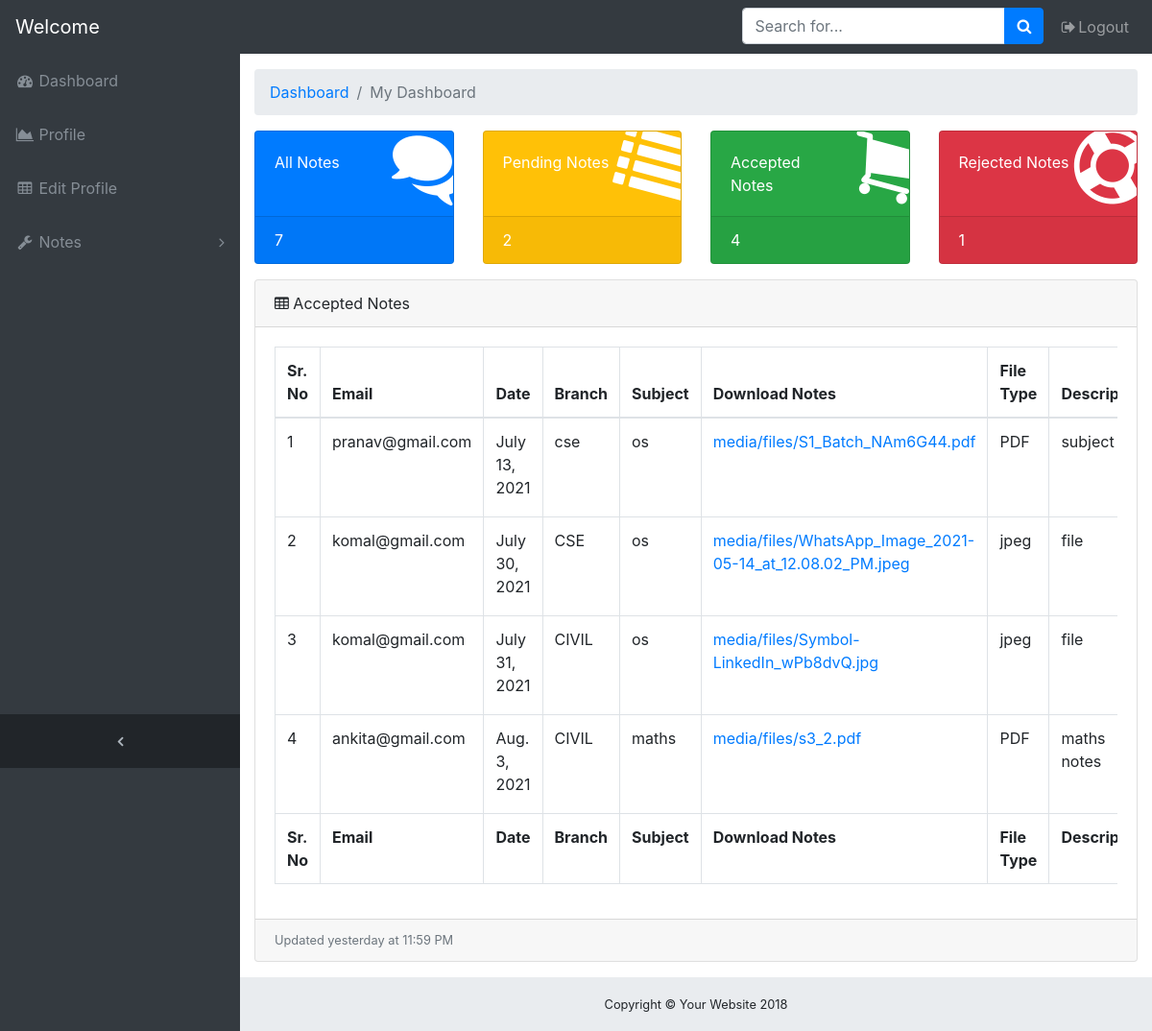
Page /notes/acceptednotes/ on the committed database.
### onlinenotes/models.py (models this page shows, shortened)
class notes(models.Model):
    user = models.ForeignKey(User,on_delete=models.CASCADE)
    branch = models.CharField(max_length=30)
    uploadingnotes = models.FileField(upload_to='media/files/')
    date = models.DateField()
    filetype = models.CharField(max_length=30)
    status = models.CharField(max_length=30)
    subject = models.CharField(max_length=30)
    description = models.CharField(max_length=100)

### onlinenotes/views.py (the view)
# urls.py: path('acceptednotes/',views.acceptednotes,name="acceptednotes"),
def acceptednotes(request):
    allnote = notes.objects.all().filter(status="accepted")
    accept = notes.objects.filter(status='accepted').count()
    all = notes.objects.all().count()
    reject = notes.objects.filter(status='rejected').count()
    pend = notes.objects.filter(status='pending').count()
    context={'allnote':allnote,'accept':accept,'all':all,'reject':reject,'pend':pend}
    return render(request,'onlinenotes/acceptednotes.html',context)

### onlinenotes/templates/onlinenotes/acceptednotes.html (shortened to what this page needs)
<!DOCTYPE html>
{% load static %}
<html lang="en">
<head>
    <link rel="stylesheet" href="https://stackpath.bootstrapcdn.com/bootstrap/4.5.2/css/bootstrap.min.css">
    <link href="//netdna.bootstrapcdn.com/bootstrap/3.0.0/css/bootstrap-glyphicons.css" rel="stylesheet">
    <link rel="stylesheet" href="https://cdnjs.cloudflare.com/ajax/libs/font-awesome/4.7.0/css/font-awesome.min.css">
    <link rel="stylesheet" href="https://cdn.jsdelivr.net/npm/@fortawesome/fontawesome-free@5.15.3/css/fontawesome.min.css">
    <link rel="stylesheet" href="{% static 'css/admindash.css' %}">
</head>
<body class="fixed-nav sticky-footer bg-dark" id="page-top">
    <nav class="navbar navbar-expand-lg navbar-dark bg-dark fixed-top" id="mainNav">
      <a class="navbar-brand" href="{% url 'profile' user.id %}">Welcome {{user.username}}</a>
      <div class="collapse navbar-collapse" id="navbarResponsive">
        <ul class="navbar-nav navbar-sidenav" id="exampleAccordion">
          <li class="nav-item" data-toggle="tooltip" data-placement="right" title="Dashboard">
            <a class="nav-link" href="{% url 'admindashboard' %}">
              <i class="fa fa-fw fa-dashboard"></i>
              <span class="nav-link-text">Dashboard</span>
            </a>
          </li>
          <li class="nav-item" data-toggle="tooltip" data-placement="right" title="Charts">
            <a class="nav-link" href="{% url 'profile' user.id %}">
              <i class="fa fa-fw fa-area-chart"></i>
              <span class="nav-link-text">Profile</span>
            </a>
          </li>
          <li class="nav-item" data-toggle="tooltip" data-placement="right" title="Tables">
            <a class="nav-link" href="{% url 'editprofile' user.id %}">
              <i class="fa fa-fw fa-table"></i>
              <span class="nav-link-text">Edit Profile</span>
            </a>
          </li>
          <li class="nav-item" data-toggle="tooltip" data-placement="right" title="Components">
            <a class="nav-link nav-link-collapse collapsed" data-toggle="collapse" href="#collapseComponents" data-parent="#exampleAccordion">
              <i class="fa fa-fw fa-wrench"></i>
              <span class="nav-link-text">Notes</span>
            </a>
          </li>
        </ul>
        <ul class="navbar-nav sidenav-toggler">
          <li class="nav-item">
            <a class="nav-link text-center" id="sidenavToggler">
              <i class="fa fa-fw fa-angle-left"></i>
            </a>
          </li>
        </ul>
        <ul class="navbar-nav ml-auto">
          <li class="nav-item">
            <form class="form-inline my-2 my-lg-0 mr-lg-2">
              <div class="input-group">
                <input class="form-control" type="text" placeholder="Search for...">
                <span class="input-group-append">
                  <button class="btn btn-primary" type="button">
                    <i class="fa fa-search"></i>
                  </button>
                </span>
              </div>
            </form>
          </li>
          <li class="nav-item">
            <a class="nav-link" href="{% url 'logout' %}" data-toggle="modal" data-target="#exampleModal">
              <i class="fa fa-fw fa-sign-out"></i>Logout</a>
          </li>
        </ul>
      </div>
    </nav>
    <div class="content-wrapper">
      <div class="container-fluid">
        <ol class="breadcrumb">
          <li class="breadcrumb-item">
            <a href="#">Dashboard</a>
          </li>
          <li class="breadcrumb-item active">My Dashboard</li>
        </ol>
        <div class="row">
          <div class="col-xl-3 col-sm-6 mb-3">
            <div class="card text-white bg-primary o-hidden h-100">
              <div class="card-body">
                <div class="card-body-icon">
                  <i class="fa fa-fw fa-comments"></i>
                </div>
                <div class="mr-5">All Notes</div>
              </div>
              <a class="card-footer text-white clearfix large z-1" href="{% url 'allnotes' %}">
                <span class="float-left">{{all}}</span>
              </a>
            </div>
          </div>
          <div class="col-xl-3 col-sm-6 mb-3">
            <div class="card text-white bg-warning o-hidden h-100">
              <div class="card-body">
                <div class="card-body-icon">
                  <i class="fa fa-fw fa-list"></i>
                </div>
                <div class="mr-5">Pending Notes</div>
              </div>
              <a class="card-footer text-white clearfix large z-1" href="{% url 'pendingnotes' %}">
                <span class="float-left">{{pend}}</span>
              </a>
            </div>
          </div>
          <div class="col-xl-3 col-sm-6 mb-3">
            <div class="card text-white bg-success o-hidden h-100">
              <div class="card-body">
                <div class="card-body-icon">
                  <i class="fa fa-fw fa-shopping-cart"></i>
                </div>
                <div class="mr-5">Accepted Notes</div>
              </div>
              <a class="card-footer text-white clearfix large z-1" href="{% url 'acceptednotes' %}">
                <span class="float-left">{{accept}}</span>
              </a>
            </div>
          </div>
          <div class="col-xl-3 col-sm-6 mb-3">
            <div class="card text-white bg-danger o-hidden h-100">
              <div class="card-body">
                <div class="card-body-icon">
                  <i class="fa fa-fw fa-support"></i>
                </div>
                <div class="mr-5">Rejected Notes</div>
              </div>
              <a class="card-footer text-white clearfix large z-1" href="{% url 'rejectednotes' %}">
                <span class="float-left">{{reject}}</span>
              </a>
            </div>
          </div>
        </div>
        <div class="card mb-3">
          <div class="card-header">
            <i class="fa fa-table"></i> Accepted Notes</div>
          <div class="card-body">
            <div class="table-responsive">
              <table class="table table-bordered" id="dataTable" width="100%" cellspacing="0">
                <thead>
                  <tr>
                    <th>Sr. No</th>
                    <th>Email</th>
                    <th>Date</th>
                    <th>Branch</th>
                    <th>Subject</th>
                    <th>Download Notes</th>
                    <th>File Type</th>
                    <th>Description</th>
                  </tr>
                </thead>
                <tfoot>
                  <tr>
                    <th>Sr. No</th>
                    <th>Email</th>
                    <th>Date</th>
                    <th>Branch</th>
                    <th>Subject</th>
                    <th>Download Notes</th>
                    <th>File Type</th>
                    <th>Description</th>
                  </tr>
                </tfoot>
                <tbody>
                  {% for i in allnote %}
                    <tr>
                      <td>{{forloop.counter}}</td>
                      <td>{{i.user.email}}</td>
                      <td>{{i.date}}</td>
                      <td>{{i.branch}}</td>
                      <td>{{i.subject}}</td>
                      <td><a href="{{ i.uploadingnotes.url }}">{{ i.uploadingnotes.name }}</a></td>
                      <td>{{i.filetype}}</td>
                      <td>{{i.description}}</td>
                    </tr>
                  {% endfor %}
                </tbody>
              </table>
            </div>
          </div>
          <div class="card-footer small text-muted">Updated yesterday at 11:59 PM</div>
        </div>
      </div>
      <footer class="sticky-footer">
        <div class="container">
          <div class="text-center">
            <small>Copyright © Your Website 2018</small>
          </div>
        </div>
      </footer>
    </div>
  </body>
</html>

### onlinenotes/static/css/admindash.css (style rules this page uses)
html { position: relative; min-height: 100%; }
body { overflow-x: hidden; }
body.sticky-footer { margin-bottom: 56px; }
body.sticky-footer .content-wrapper { min-height: calc(100vh - 56px - 56px); }
body.fixed-nav { padding-top: 56px; }
.content-wrapper { min-height: calc(100vh - 56px); padding-top: 1rem; }
.o-hidden { overflow: hidden !important; }
.z-1 { z-index: 1; }
#mainNav .navbar-collapse { overflow: auto; max-height: 75vh; }
#mainNav .navbar-collapse .navbar-nav .nav-item .nav-link { cursor: pointer; }
#mainNav .navbar-collapse .navbar-sidenav .nav-link-collapse:after { float: right; content: '\f107'; font-family: 'FontAwesome'; }
#mainNav .navbar-collapse .navbar-sidenav .nav-link-collapse.collapsed:after { content: '\f105'; }
#mainNav .navbar-collapse .sidenav-toggler { display: none; }
@media (min-width: 992px) { #mainNav .navbar-brand { width: 250px; } }
@media (min-width: 992px) { #mainNav .navbar-collapse { overflow: visible; max-height: none; } }
@media (min-width: 992px) { #mainNav .navbar-collapse .navbar-sidenav { position: absolute; top: 0; left: 0; -webkit-flex-direction: column; -ms-flex-direction: column; flex-direction: column; margin-top: 56px; } }
@media (min-width: 992px) { #mainNav .navbar-collapse .navbar-sidenav > .nav-item { width: 250px; padding: 0; } }
@media (min-width: 992px) { #mainNav .navbar-collapse .navbar-sidenav > .nav-item > .nav-link { padding: 1em; } }
#mainNav.fixed-top .sidenav-toggler { display: none; }
@media (min-width: 992px) { #mainNav.fixed-top .navbar-sidenav { height: calc(100vh - 112px); } }
@media (min-width: 992px) { #mainNav.fixed-top .sidenav-toggler { position: absolute; top: 0; left: 0; display: flex; -webkit-flex-direction: column; -ms-flex-direction: column; flex-direction: column; margin-top: calc(100vh - 56px); } }
@media (min-width: 992px) { #mainNav.fixed-top .sidenav-toggler > .nav-item { width: 250px; padding: 0; } }
@media (min-width: 992px) { #mainNav.fixed-top .sidenav-toggler > .nav-item > .nav-link { padding: 1em; } }
#mainNav.fixed-top.navbar-dark .sidenav-toggler { background-color: #212529; }
#mainNav.fixed-top.navbar-dark .sidenav-toggler a i { color: #adb5bd; }
.content-wrapper { overflow-x: hidden; background: white; }
@media (min-width: 992px) { .content-wrapper { margin-left: 250px; } }
#sidenavToggler i { font-weight: 800; }
#mainNav.navbar-dark .navbar-collapse .navbar-sidenav .nav-link-collapse:after { color: #868e96; }
#mainNav.navbar-dark .navbar-collapse .navbar-sidenav > .nav-item > .nav-link { color: #868e96; }
@media (min-width: 992px) { #mainNav.navbar-dark .navbar-collapse .navbar-sidenav { background: #343a40; } }
.card-body-icon { position: absolute; z-index: 0; top: -25px; right: -25px; font-size: 5rem; -webkit-transform: rotate(15deg); -ms-transform: rotate(15deg); transform: rotate(15deg); }
footer.sticky-footer { position: absolute; right: 0; bottom: 0; width: 100%; height: 56px; background-color: #e9ecef; line-height: 55px; }
@media (min-width: 992px) { footer.sticky-footer { width: calc(100% - 250px); } }

### rows in the picture
notes: user.email "pranav@gmail.com", date "July 13, 2021", branch "cse", subject "os", uploadingnotes.name "media/files/S1_Batch_NAm6G44.pdf", filetype "PDF", description "subject…"
notes: user.email "komal@gmail.com", date "July 30, 2021", branch "CSE", subject "os", uploadingnotes.name "media/files/WhatsApp_Image_2021-05-14_at_12.08.02_PM.jpeg", filetype "jpeg", description "file"
notes: user.email "komal@gmail.com", date "July 31, 2021", branch "CIVIL", subject "os", uploadingnotes.name "media/files/Symbol-LinkedIn_wPb8dvQ.jpg", filetype "jpeg", description "file"
notes: user.email "ankita@gmail.com", date "Aug. 3, 2021", branch "CIVIL", subject "maths", uploadingnotes.name "media/files/s3_2.pdf", filetype "PDF", description "maths notes"

### other values in the picture
{{ all }} "7"
{{ pend }} "2"
{{ accept }} "4"
{{ reject }} "1"
